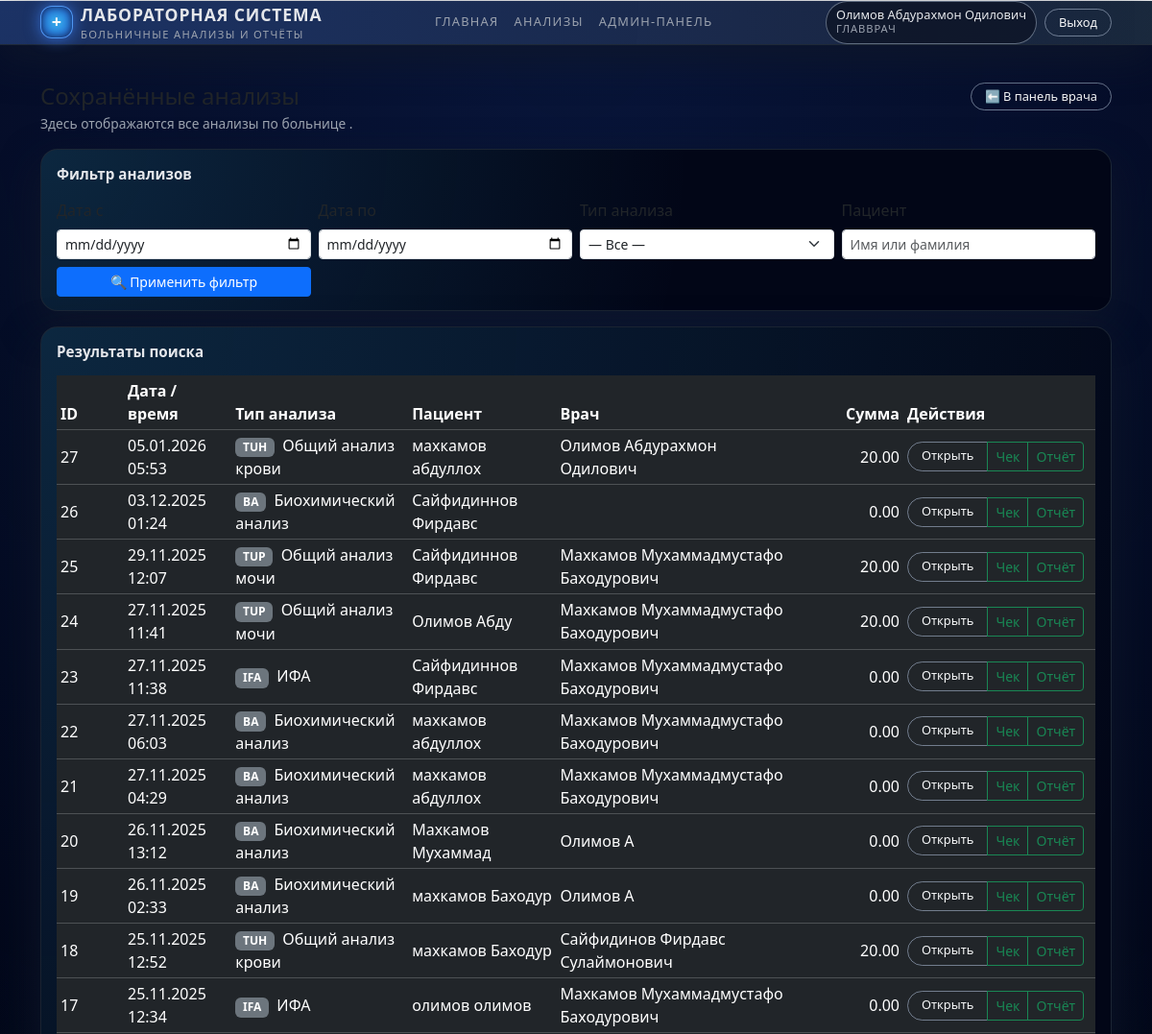
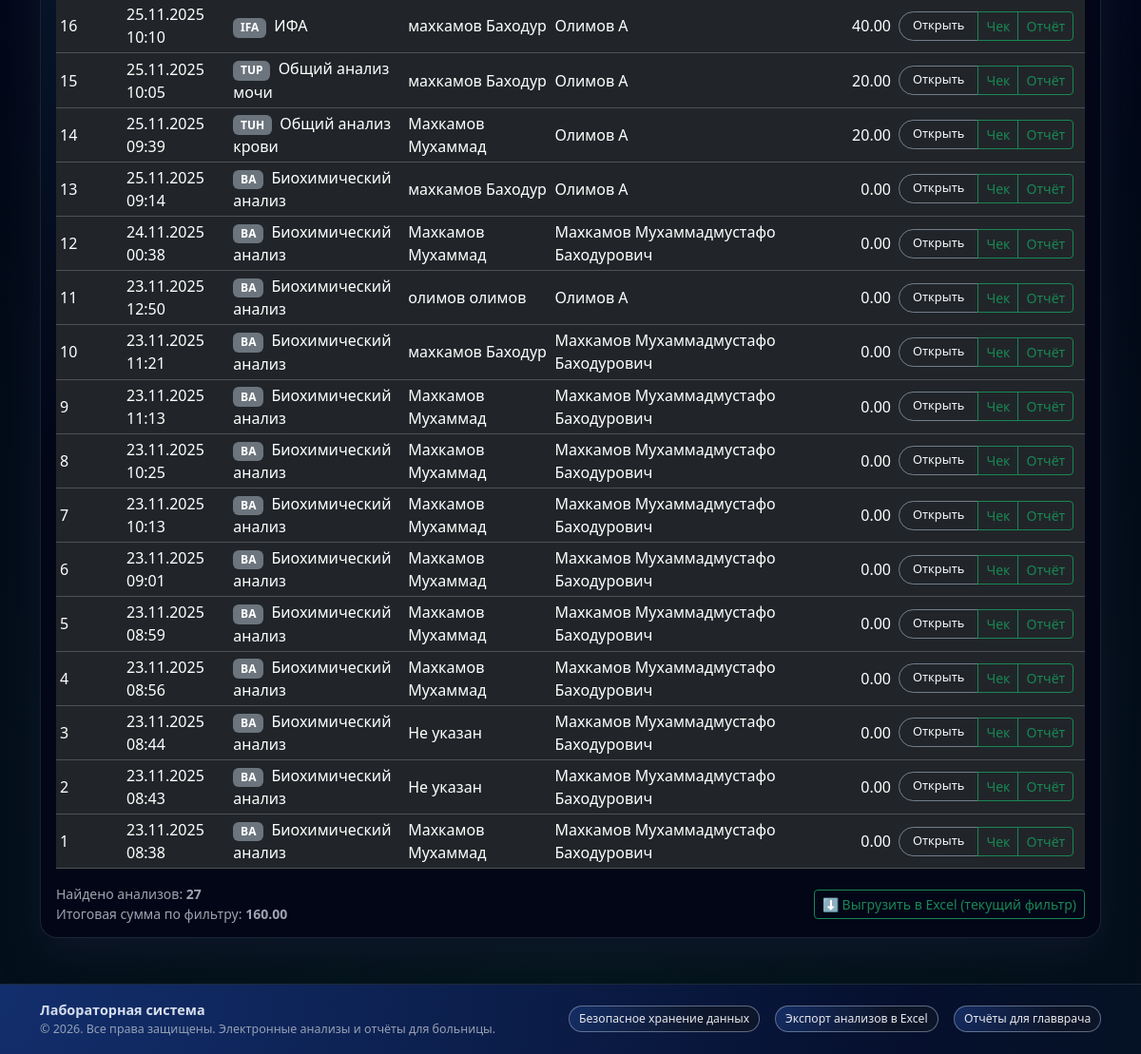
Before: /pages/doctor/analyses_list.php (signed in) with the older database file (2 pictures, top to bottom).
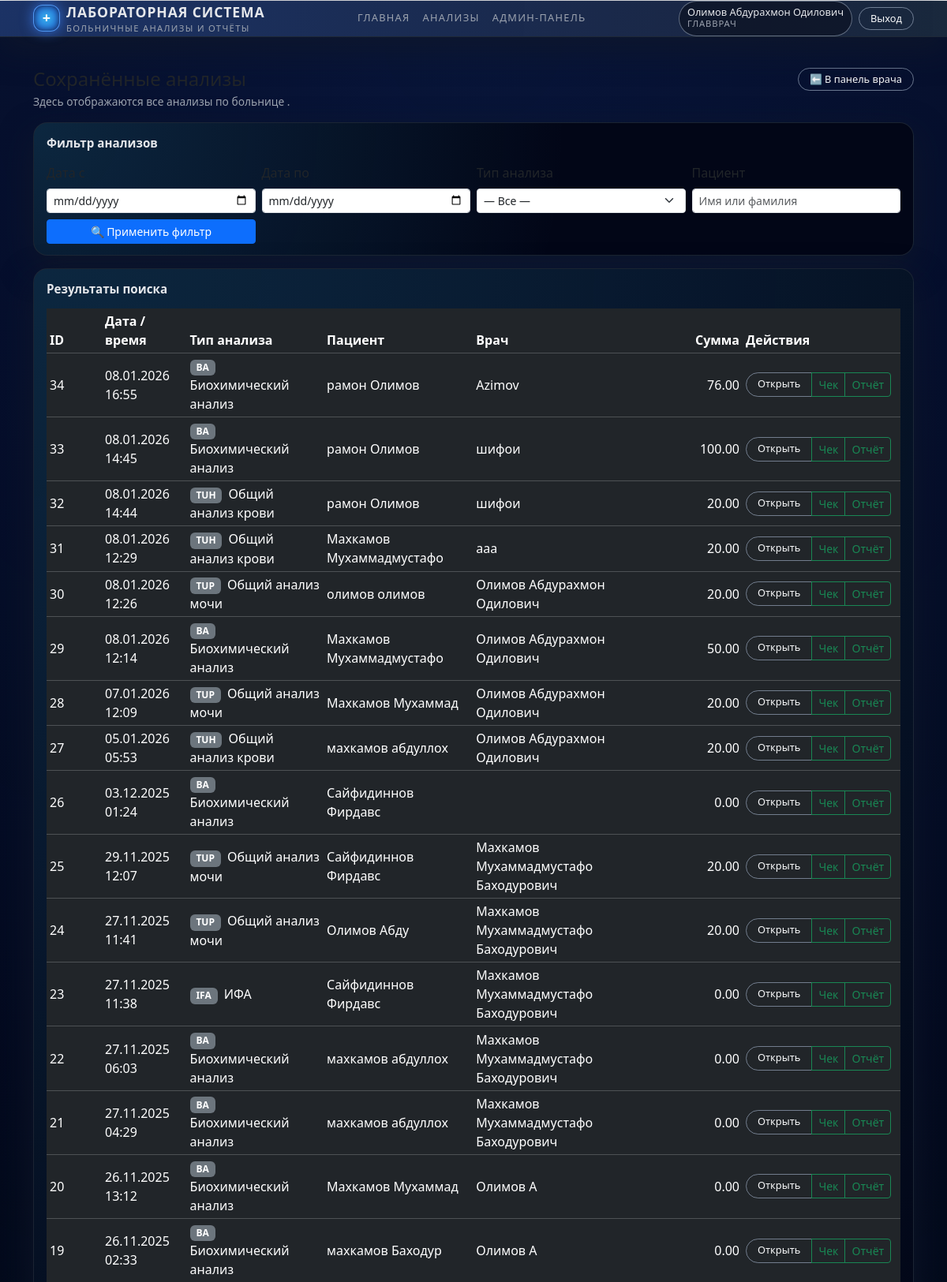
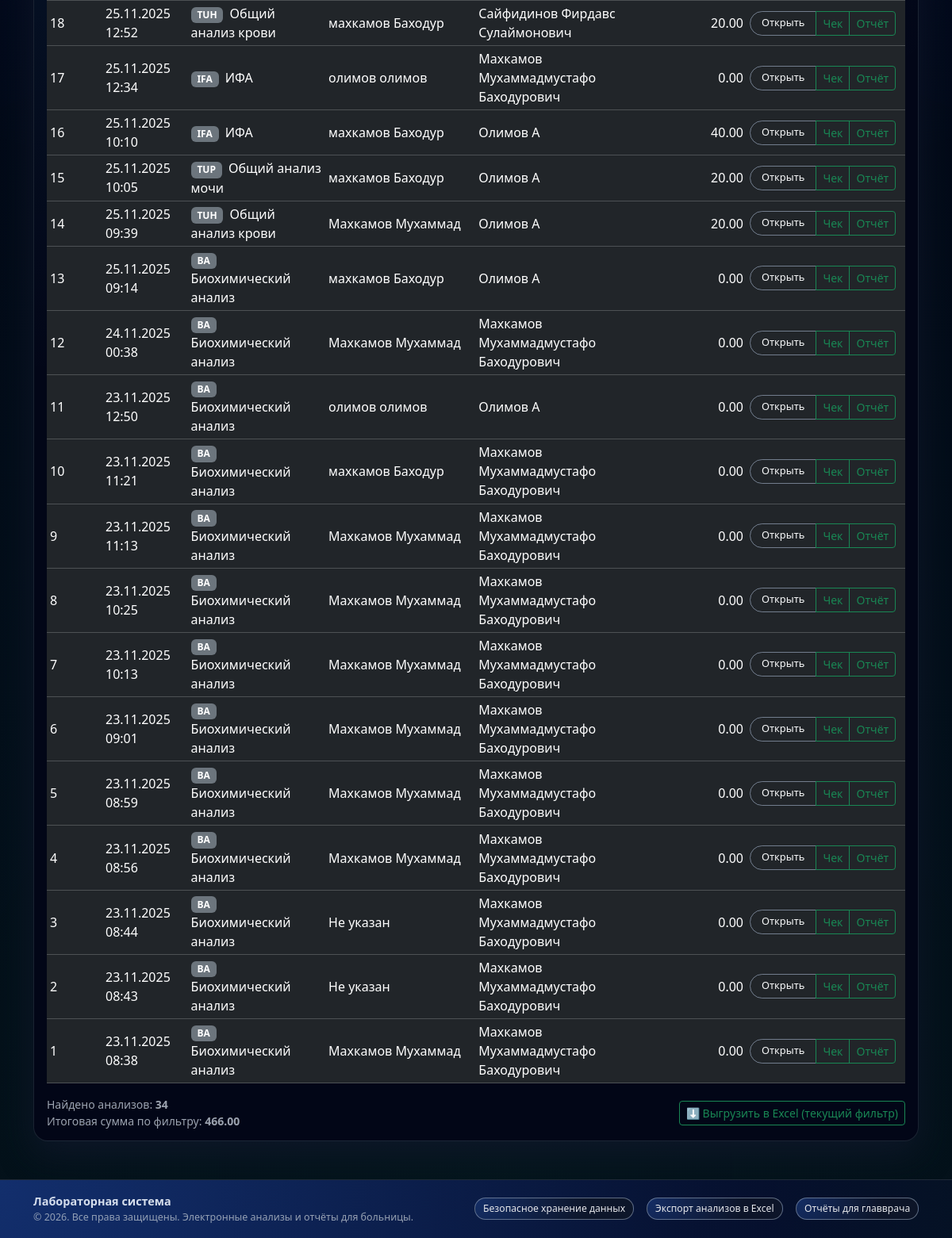
After: the same page with the newer database file (2 pictures, top to bottom).
### tables this page shows
CREATE TABLE `patient_analyses` (
  `id` int(11) NOT NULL,
  `patient_id` int(11) DEFAULT NULL,
  `doctor_id` int(11) NOT NULL,
  `analysis_type_id` int(11) NOT NULL,
  `check_number` varchar(50) NOT NULL,
  `total_price` decimal(10,2) NOT NULL,
  `created_at` timestamp NOT NULL DEFAULT current_timestamp()
);

CREATE TABLE `analysis_types` (
  `id` int(11) NOT NULL,
  `code` varchar(20) NOT NULL,
  `name` varchar(100) NOT NULL
);

CREATE TABLE `patients` (
  `id` int(11) NOT NULL,
  `first_name` varchar(100) NOT NULL,
  `last_name` varchar(100) NOT NULL,
  `sex` enum('M','F') NOT NULL,
  `phones` varchar(100) DEFAULT NULL,
  `birth_date` date DEFAULT NULL,
  `age` int(11) DEFAULT NULL,
  `card_number` varchar(50) DEFAULT NULL,
  `created_at` datetime NOT NULL DEFAULT current_timestamp()
);

CREATE TABLE `users` (
  `id` int(11) NOT NULL,
  `login` varchar(50) NOT NULL,
  `password_hash` varchar(255) NOT NULL,
  `full_name` varchar(150) NOT NULL,
  `role` enum('doctor','admin','accept') NOT NULL DEFAULT 'doctor',
  `created_at` datetime NOT NULL DEFAULT current_timestamp()
);

### pages/doctor/analyses_list.php (the view, shortened to what the changed rows need)
<?php
require_once __DIR__ . '/../../includes/functions.php';
$sql = "
    SELECT
        pa.id,
        pa.check_number,
        pa.created_at,
        pa.total_price,
        t.code         AS analysis_type_code,
        t.name         AS analysis_type_name,
        p.first_name   AS patient_first_name,
        p.last_name    AS patient_last_name,
        u.full_name    AS doctor_name
    FROM patient_analyses pa
    JOIN analysis_types t ON pa.analysis_type_id = t.id
    LEFT JOIN patients p   ON pa.patient_id = p.id
    LEFT JOIN users u      ON pa.doctor_id = u.id
    WHERE 1=1
";
$params = [];
$sql .= " ORDER BY pa.created_at DESC, pa.id DESC LIMIT 200";
$stmt = $pdo->prepare($sql);
$stmt->execute($params);
$analyses = $stmt->fetchAll();
$grandTotal = 0.0;
foreach ($analyses as $row) {
    $grandTotal += (float)$row['total_price'];
}
require_once __DIR__ . '/../../includes/header.php';
?>
<link rel="stylesheet" href="/lab-system/public/css/doctor.css">
<div class="container py-4 doctor-main">
    <div class="row mb-3">
        <div class="col-12 col-lg-8">
            <h1 class="h4 mb-1">Сохранённые анализы</h1>
        </div>
    </div>
    <div class="doctor-panel mb-3">
        <h2 class="doctor-panel-title mb-3">Фильтр анализов</h2>
    </div>
    <div class="doctor-panel">
        <h2 class="doctor-panel-title mb-3">Результаты поиска</h2>
        <div class="table-responsive">
            <table class="table table-sm table-dark align-middle mb-0">
                <thead>
                    <tr>
                        <th style="width: 70px;">ID</th>
                        <th>Дата / время</th>
                        <th>Тип анализа</th>
                        <th>Пациент</th>
                        <th>Врач</th>
                        <th class="text-end" style="width: 110px;">Сумма</th>
                        <th style="width: 200px;">Действия</th>
                    </tr>
                </thead>
                <tbody>
                    <?php if ($analyses): ?>
                        <?php foreach ($analyses as $row): ?>
                            <?php
                                $patientFullName = 'Не указан';
                                if (!empty($row['patient_last_name']) || !empty($row['patient_first_name'])) {
                                    $patientFullName = trim($row['patient_last_name'] . ' ' . $row['patient_first_name']);
                                }
                                $dt = $row['created_at']
                                    ? date('d.m.Y H:i', strtotime($row['created_at']))
                                    : '';
                            ?>
                            <tr>
                                <td><?php echo (int)$row['id']; ?></td>
                                <td><?php echo htmlspecialchars($dt); ?></td>
                                <td>
                                    <span class="badge bg-secondary me-1">
                                        <?php echo htmlspecialchars($row['analysis_type_code']); ?>
                                    </span>
                                    <?php echo htmlspecialchars($row['analysis_type_name']); ?>
                                </td>
                                <td><?php echo htmlspecialchars($patientFullName); ?></td>
                                <td><?php echo htmlspecialchars($row['doctor_name']); ?></td>
                                <td class="text-end">
                                    <?php echo number_format((float)$row['total_price'], 2, '.', ' '); ?>
                                </td>
                                <td>
                                    <div class="btn-group btn-group-sm" role="group">
                                        <a
                                            href="/lab-system/index.php?page=analysis_view&id=<?php echo (int)$row['id']; ?>"
                                            class="btn btn-outline-light btn-sm"
                                        >
                                            Открыть
                                        </a>
                                        <a
                                            href="/lab-system/pages/doctor/analysis_export.php?id=<?php echo (int)$row['id']; ?>&mode=check"
                                            class="btn btn-outline-success btn-sm"
                                        >
                                            Чек
                                        </a>
                                        <a
                                            href="/lab-system/pages/doctor/analysis_export.php?id=<?php echo (int)$row['id']; ?>&mode=full"
                                            class="btn btn-outline-success btn-sm"
                                        >
                                            Отчёт
                                        </a>
                                    </div>
                                </td>
                            </tr>
                        <?php endforeach; ?>
                    <?php endif; ?>
                </tbody>
            </table>
        </div>
        <div class="d-flex flex-column flex-md-row justify-content-between align-items-md-center mt-3 gap-2">
            <div class="text-muted-soft small">
                Найдено анализов: <strong><?php echo count($analyses); ?></strong><br>
                Итоговая сумма по фильтру:
                <strong><?php echo number_format($grandTotal, 2, '.', ' '); ?></strong>
            </div>
        </div>
    </div>
</div>
<?php
require_once __DIR__ . '/../../includes/footer.php';

Changed rows visible on the page:
added patient_analyses: id "34", created_at "08.01.2026 16:55", analysis_type.code "BA", analysis_type.name "Биохимический анализ", patient.first_name "рамон Олимов", users.full_name "Azimov", total_price "76.00"
added patient_analyses: id "33", created_at "08.01.2026 14:45", analysis_type.code "BA", analysis_type.name "Биохимический анализ", patient.first_name "рамон Олимов", users.full_name "шифои", total_price "100.00"
added patient_analyses: id "32", created_at "08.01.2026 14:44", analysis_type.code "TUH", analysis_type.name "Общий анализ крови", patient.first_name "рамон Олимов", users.full_name "шифои", total_price "20.00"
added patient_analyses: id "31", created_at "08.01.2026 12:29", analysis_type.code "TUH", analysis_type.name "Общий анализ крови", patient.first_name "Махкамов Мухаммадмустафо", users.full_name "ааа", total_price "20.00"
added patient_analyses: id "30", created_at "08.01.2026 12:26", analysis_type.code "TUP", analysis_type.name "Общий анализ мочи", patient.first_name "олимов олимов", users.full_name "Олимов Абдурахмон Одилович", total_price "20.00"
added patient_analyses: id "29", created_at "08.01.2026 12:14", analysis_type.code "BA", analysis_type.name "Биохимический анализ", patient.first_name "Махкамов Мухаммадмустафо", users.full_name "Олимов Абдурахмон Одилович", total_price "50.00"
added patient_analyses: id "28", created_at "07.01.2026 12:09", analysis_type.code "TUP", analysis_type.name "Общий анализ мочи", patient.first_name "Махкамов Мухаммад", users.full_name "Олимов Абдурахмон Одилович", total_price "20.00"
Other visible differences:
count($analyses): "27" → "34"
$grandTotal: "160.00" → "466.00"
